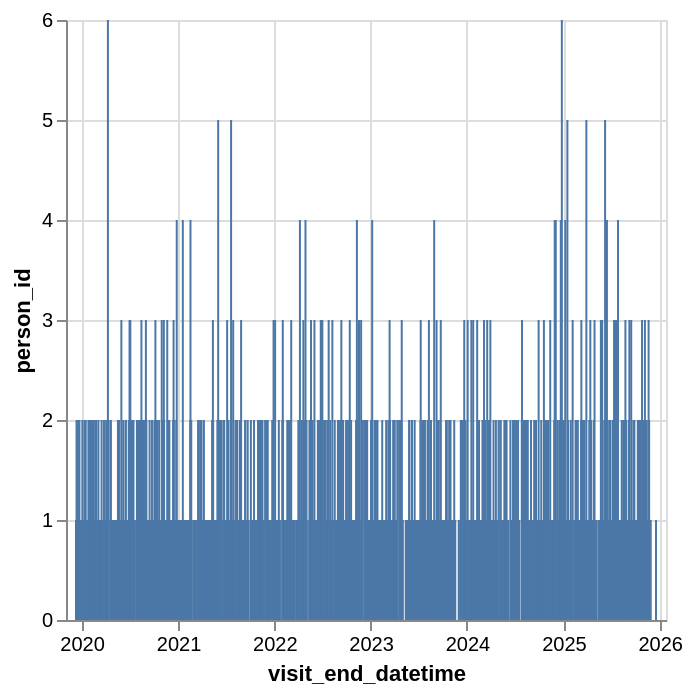

The notebook cell this image was saved under:
### Code cell
# Visualisation des dates de fin de visite pour verifier la coherence temporelle
alt.Chart(visit_end_summary).mark_bar(size=1).encode(
    alt.X('visit_end_datetime:T', scale=alt.Scale(padding=5)),
    y='person_id:Q'
)

### Figure 1 — Vega-Lite specification as saved in the notebook (floating-point values rounded to 4 significant figures; data arrays with more than 128 entries replaced by an {"elided": "..."} marker saying what was removed)
{"config": {"view": {"continuousWidth": 300, "continuousHeight": 300}}, "data": {"name": "data-c61192ed046c1d80d0a9295b3d3e3e1c"}, "mark": {"type": "bar", "size": 1}, "encoding": {"x": {"field": "visit_end_datetime", "scale": {"padding": 5}, "type": "temporal"}, "y": {"field": "person_id", "type": "quantitative"}}, "$schema": "https://vega.github.io/schema/vega-lite/v6.4.1.json", "datasets": {"data-c61192ed046c1d80d0a9295b3d3e3e1c": {"elided": "1066 records"}}}
